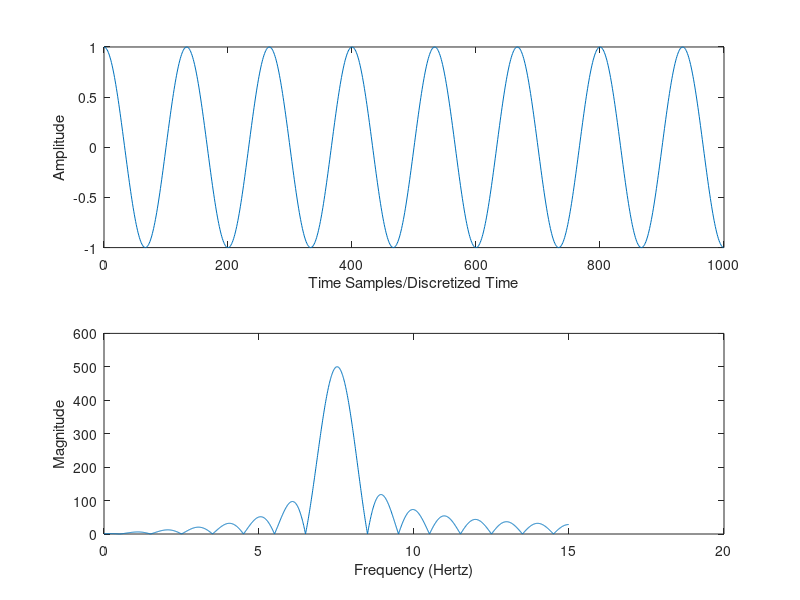
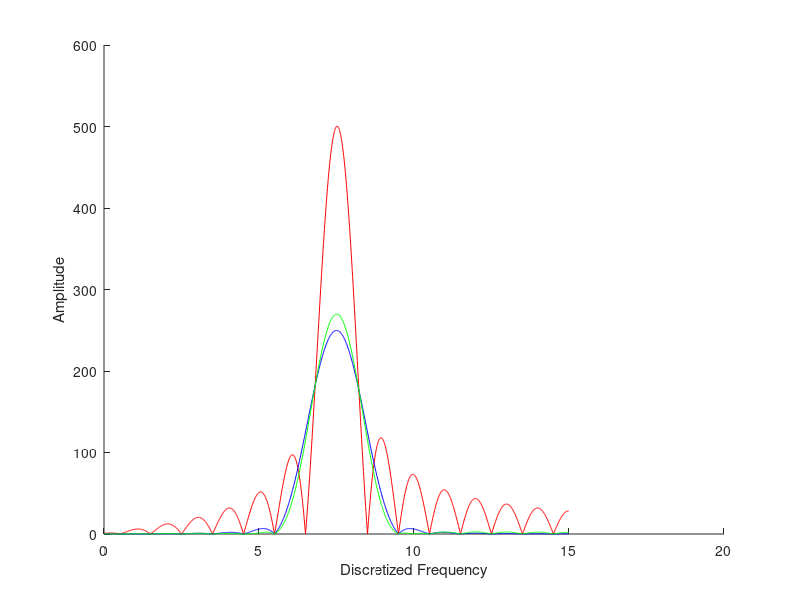

These charts were generated, in order, by the following MATLAB code:
%{
Using different window functions (Rect - Hann-Hamm) to minimize spectral
leakage for discretized input signal(sinusoidal signal)
Students :
- Ahmed Fakhry Mustafa Kamal      29 
- Ahmed Adel Youssef Youssef Attia       24
- Salah Eldin Mohamed Ashraf Hegazy      146
 %}

%Sampling parameters
fs = 1000;
T  = 1/fs;
N  = 1000  %One thousand samples per one second 
n  = 0:N-1 %Discrete time 
t   = n*T     %Sampling times  per one second

%Input signal
fm  = 7.5   %7.5 cycles per one second
x    = cos(2*pi* fm *t)

x_pad = [x zeros(1, 99000)]; %zero padding for my signal
x_pad_t= abs(fft(x_pad));

figure;
%Plotting input signal
subplot(2,1,1);
plot(n,x);
xlabel('Time Samples/Discretized Time')
ylabel('Amplitude');

% Plot magnitude spectrum against frequency in Hertz
subplot(2,1,2);
w = [0:100000-1]*fs/100000;
plot(w(1:1500), x_pad_t(1:1500));
xlabel('Frequency (Hertz)');
ylabel('Magnitude');

%{
From the signal spectrum we can easily find that there is spectral
leakage around central frequency of the signal (7.5 ) 
%}


%First Applying Rectangular,hann,hamming windows
%Rectangular Window 
rectw = rectwin(N)';
x_pad_rwin = [x.*rectw zeros( 1,99000)];
x_pad_rwin_t = abs(fft(x_pad_rwin));   

%Hann window 
hann = hanning(N)';
x_pad_hwin= [x.*hann zeros(1,99000)];
x_pad_hwin_t = abs(fft(x_pad_hwin));

%Hamm window 
hamm = hamming(N)';
x_pad_hmwin= [x.*hamm zeros(1,99000)];
x_pad_hmwin_t = abs(fft(x_pad_hmwin));

figure;
hold;
%= x_pad .* rectw_pad;
subplot(1,1,1)
%plot windowed signal against frequency
xlabel('Discretized Frequency');
ylabel('Amplitude');
plot(w(1:1500),x_pad_rwin_t(1:1500),'r');
plot(w(1:1500),x_pad_hwin_t(1:1500),'b');
plot(w(1:1500),x_pad_hmwin_t(1:1500),'g');



